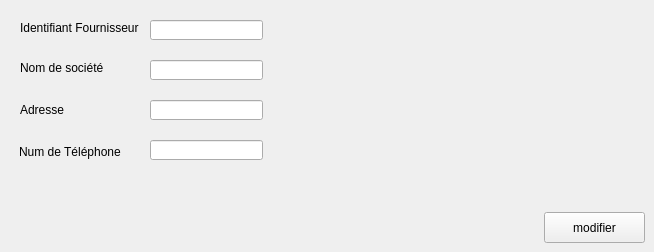
          <widget class="QWidget" name="tab_17">
           <attribute name="title">
            <string>Modification</string>
           </attribute>
           <widget class="QLineEdit" name="lineEdit_ide">
            <property name="geometry">
             <rect>
              <x>150</x>
              <y>20</y>
              <width>113</width>
              <height>20</height>
             </rect>
            </property>
            <property name="styleSheet">
             <string notr="true"/>
            </property>
           </widget>
           <widget class="QLineEdit" name="lineEdit_nom_societe_2">
            <property name="geometry">
             <rect>
              <x>150</x>
              <y>60</y>
              <width>113</width>
              <height>20</height>
             </rect>
            </property>
            <property name="styleSheet">
             <string notr="true"/>
            </property>
           </widget>
           <widget class="QLineEdit" name="lineEdit_adresse_2">
            <property name="geometry">
             <rect>
              <x>150</x>
              <y>100</y>
              <width>113</width>
              <height>20</height>
             </rect>
            </property>
            <property name="styleSheet">
             <string notr="true"/>
            </property>
           </widget>
           <widget class="QLineEdit" name="lineEdit_numtel_2">
            <property name="geometry">
             <rect>
              <x>150</x>
              <y>140</y>
              <width>113</width>
              <height>20</height>
             </rect>
            </property>
            <property name="font">
             <font>
              <family>Eras Bold ITC</family>
              <pointsize>11</pointsize>
             </font>
            </property>
            <property name="styleSheet">
             <string notr="true"/>
            </property>
           </widget>
           <widget class="QLabel" name="label_44">
            <property name="geometry">
             <rect>
              <x>20</x>
              <y>20</y>
              <width>121</width>
              <height>16</height>
             </rect>
            </property>
            <property name="text">
             <string>Identifiant Fournisseur</string>
            </property>
           </widget>
           <widget class="QLabel" name="label_45">
            <property name="geometry">
             <rect>
              <x>20</x>
              <y>60</y>
              <width>101</width>
              <height>16</height>
             </rect>
            </property>
            <property name="text">
             <string>Nom de société</string>
            </property>
           </widget>
           <widget class="QLabel" name="label_46">
            <property name="geometry">
             <rect>
              <x>20</x>
              <y>100</y>
              <width>47</width>
              <height>20</height>
             </rect>
            </property>
            <property name="text">
             <string>Adresse</string>
            </property>
           </widget>
           <widget class="QLabel" name="label_47">
            <property name="geometry">
             <rect>
              <x>19</x>
              <y>136</y>
              <width>111</width>
              <height>31</height>
             </rect>
            </property>
            <property name="text">
             <string>Num de Téléphone</string>
            </property>
           </widget>
           <widget class="QPushButton" name="PushButton_Edit">
            <property name="geometry">
             <rect>
              <x>544</x>
              <y>212</y>
              <width>101</width>
              <height>31</height>
             </rect>
            </property>
            <property name="styleSheet">
             <string notr="true"/>
            </property>
            <property name="text">
             <string>modifier</string>
            </property>
           </widget>
          </widget>
